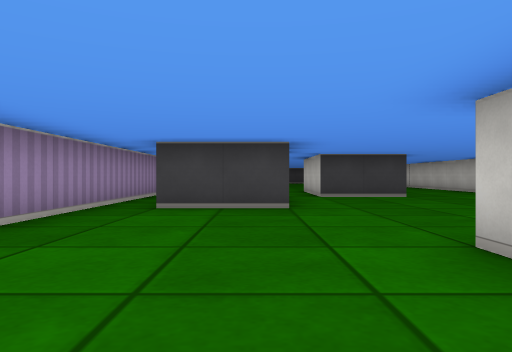
[1] (above)

19 first-person views from a walk through a cub3D maze. The camera is about half as high as the walls, looks level and sees 70° across. The floor is counted in squares. Each view is taken from the middle of a square. On the plan, view 1 faces up. The plan holds only what a view shows up to about 9 squares ahead; the rest is blank.

[2]
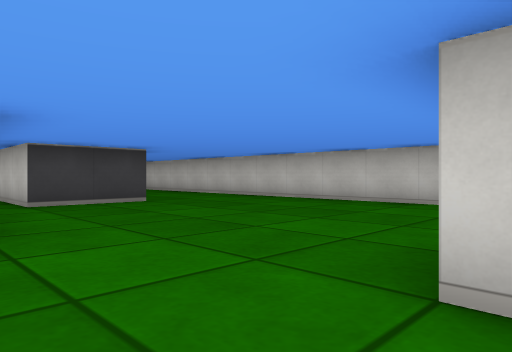

[3]
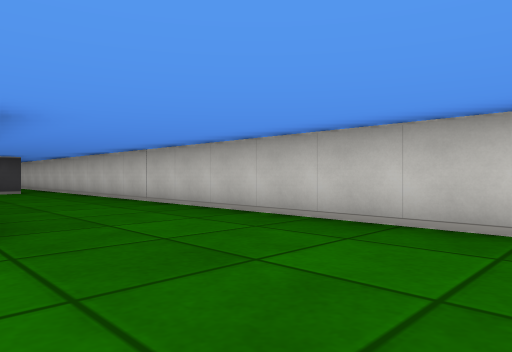

[4]
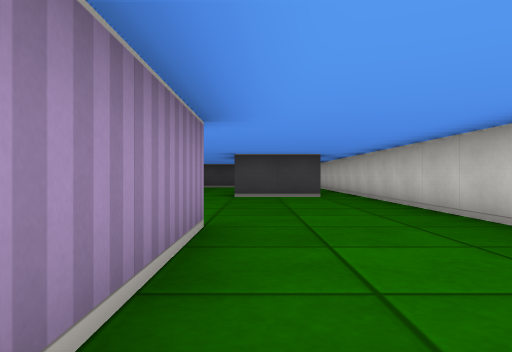

[5]
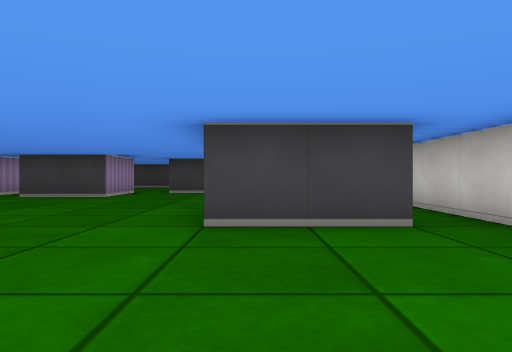

[6]
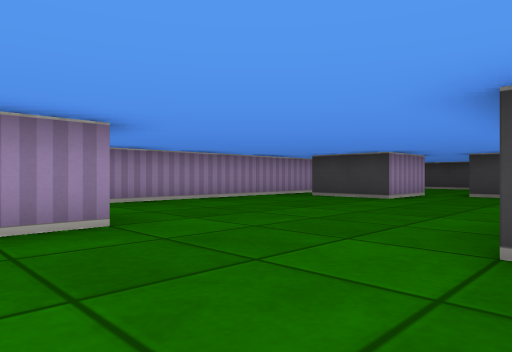

[7]
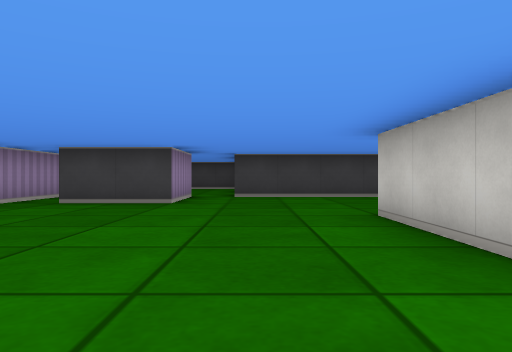

[8]
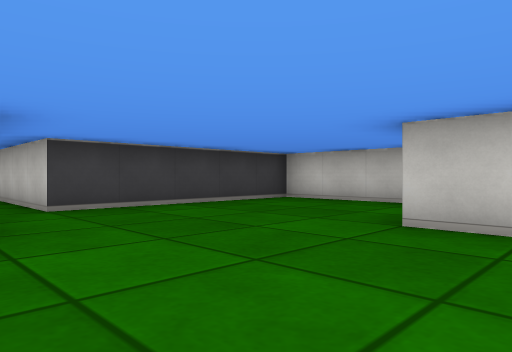

[9]
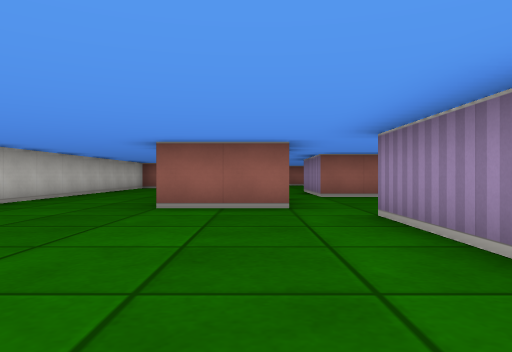

[10]
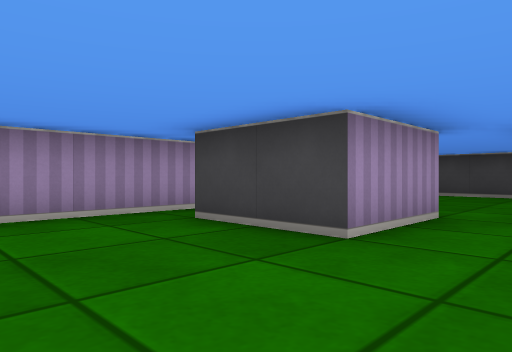

[11]
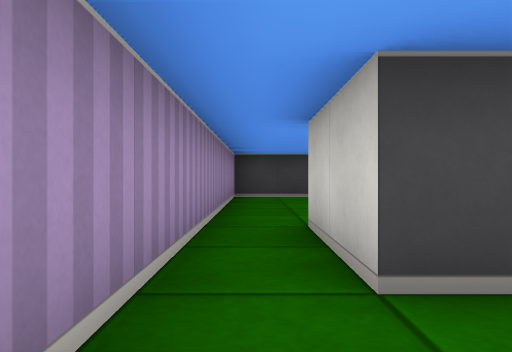

[12]
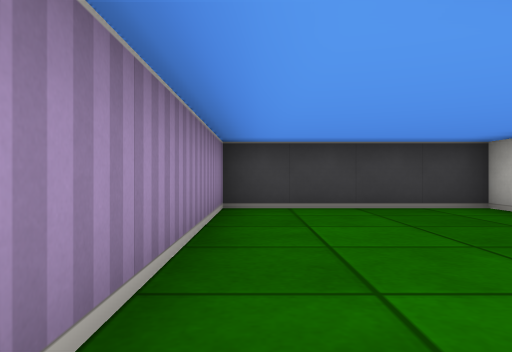

[13]
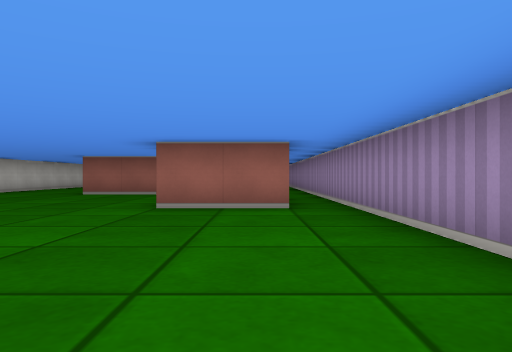

[14]
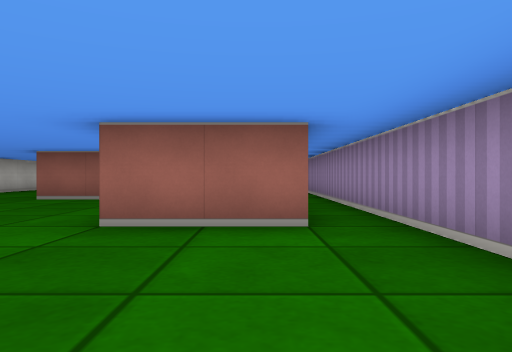

[15]
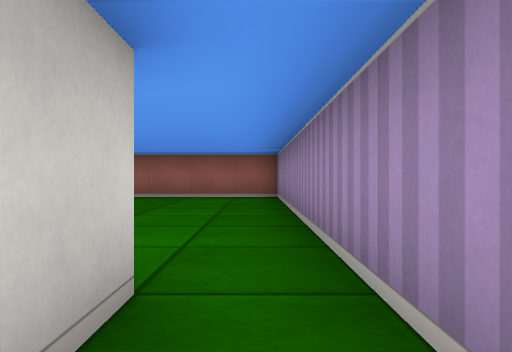

[16]
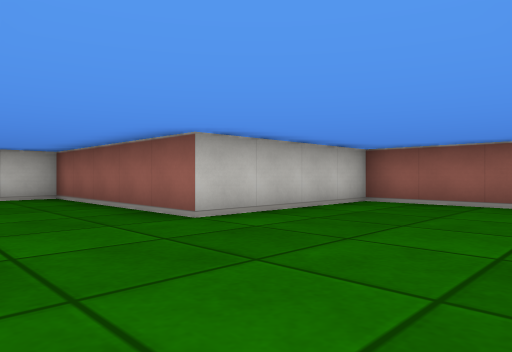

[17]
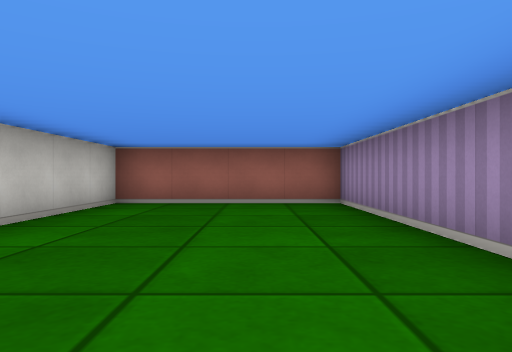

[18]
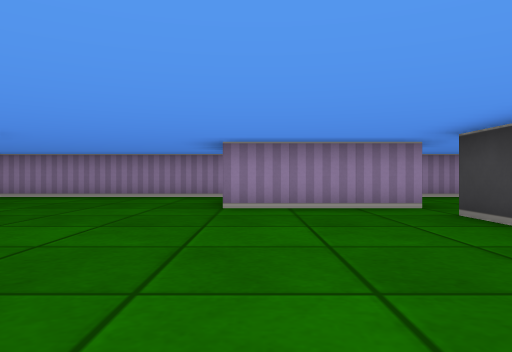

[19]
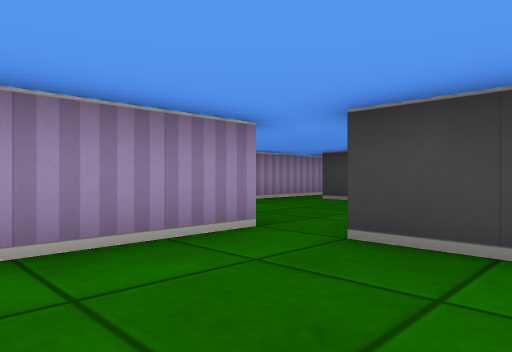

### Floor plan
Ten units are one square. View 1 is at (0, 0); x grows to the right and y downward. Boxes are objects, and circles mark ways between rooms. Rooms are numbered by the first view taken in them; rooms with no view inside come last. Other rooms are left out.
<svg viewBox="-30 -290 100 310">
<path fill="none" stroke="#000" d="M26 -115 35 -115 35 -85 15 -85M5 -85 5 -55 -15 -55 -15 -64M35 -171 35 -195M55 -165 35 -165M-16 -155 5 -155 5 -125M-25 -85 -25 15 15 15 15 -25 65 -25 65 -189M65 -208 65 -235 15 -235M-25 -215 -25 -155M5 -235 5 -215 -15 -215M15 -280 15 -285 -25 -285 -25 -215M15 -235 15 -265M-15 -215 -15 -235M-9 -125 -15 -125M14 -115 26 -115M-9 -85 5 -85M15 -85 15 -105M-25 -155 -25 -85"/>
<circle cx="-20" cy="-225" r="3" fill="#2a7"/>
<circle cx="10" cy="-240" r="3" fill="#2a7"/>
<circle cx="-20" cy="-150" r="3" fill="#2a7"/>
<circle cx="5" cy="-105" r="3" fill="#2a7"/>
<text x="30" y="-120">1</text>
<text x="-10" y="-260">2</text>
<text x="-10" y="-110">3</text>
</svg>
Room 1 opens to room 2. Room 1 opens to room 3.

Where each view was taken, in squares from view 1:
view 1: 0 up, 0 right, facing up
view 2: 2 up, 0 right, facing up-right
view 3: 5 up, 3 right, facing up-right
view 4: 8 up, 4 right, facing up
view 5: 13 up, 4 right, facing up
view 6: 14 up, 4 right, facing up-left
view 7: 15 up, 2 right, facing up
view 8: 18 up, 0 right, facing up-right
view 9: 17 up, 2 right, facing down
view 10: 19 up, 2 right, facing up-left
view 11: 20 up, 2 left, facing up
view 12: 23 up, 2 left, facing up
view 13: 21 up, 1 left, facing down
view 14: 19 up, 1 left, facing down
view 15: 7 up, 2 left, facing down
view 16: 5 up, 2 left, facing down-right
view 17: 5 up, 1 left, facing down
view 18: 6 up, 6 right, facing left
view 19: 6 up, 3 right, facing up-left
